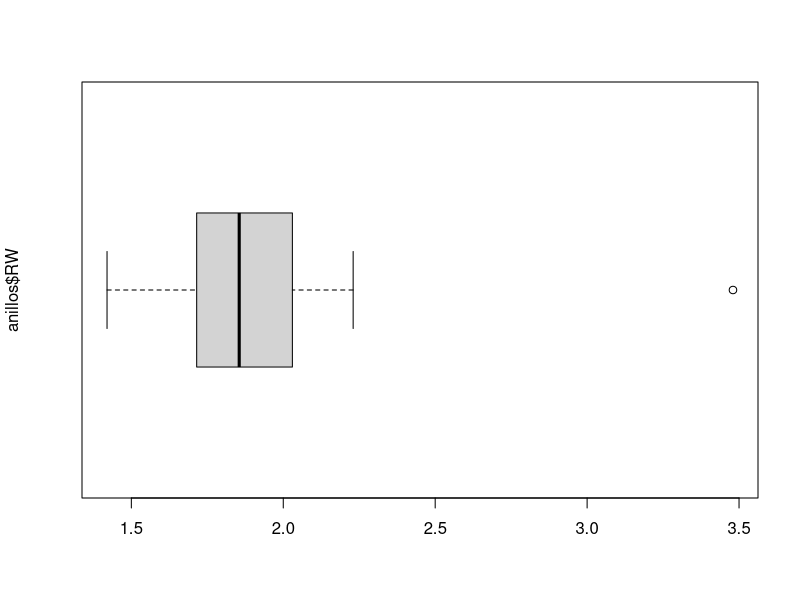

Source code (R):
#Examen
#Datos sin valor extremo
x1 <- c(1.2,1.5,1.7,1.8)
#Resumen general
summary(x1)
#Media
mean(x1)
#Mediana
median(x1)
#Varianza
var(x1)
#Desviación estándar
sd(x1)


#Datos con valor extremo
x2 <- c(1.2,1.5,1.7,1.8,4.8)
#Resumen general
summary(x2)
#Media
mean(x2)
#Mediana
median(x2)
#Varianza
var(x2)
#Desviación estándar
sd(x2)

#¿qué medida de tendencia central será menos afectada por el valor 4.8?
#La mediana, pues sin el valor extremo es =1.6 y con valor extremo 1.7, es el dato con menor diferencia y mayor parentesco.

#Ejercicio 2
anillos <- data.frame(
  Árbol = 1:40,
  RW = c(1.42, 1.58, 1.71, 1.63, 1.85, 1.94, 2.06, 1.76, 1.68, 1.89, 2.14, 1.53, 1.79, 1.97, 2.23, 1.61, 1.82, 2.08, 1.73, 1.87, 1.91, 2.04, 1.76, 1.83, 2.12, 1.69, 1.57, 1.88, 2.21, 1.95, 1.74, 1.81, 2.09, 1.66, 1.92, 2.17, 1.72, 1.86, 2.02, 3.48)
)
#Resumen general
summary(anillos)
#Media
mean(anillos)
#Desviación estándar
sd(anillos$RW)
#Varianza
var(anillos$RW)
#Coeficiente de variación
cv <- (sd(anillos$RW)/
       mean(anillos$RW))*100

boxplot(anillos$RW,
        horizontal=TRUE,
        Xlab="anillos$Árbol",
        ylab="anillos$RW")
